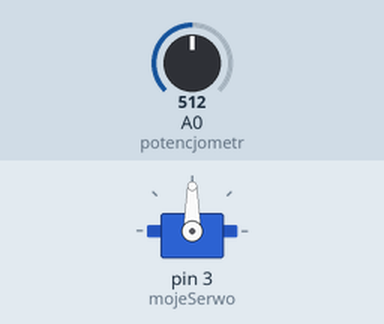
Recording of a sketch running on a simulated Arduino Uno, built with avr-gcc and run on an emulated ATmega328P. On the bench: servo. The inputs (shaded band) are chosen by the test bench; at power-on: A0 (potencjometr) = 512.

Above: at 1.2 s.
1.3 s: A0 (potencjometr) set to 716
At 2.1 s:
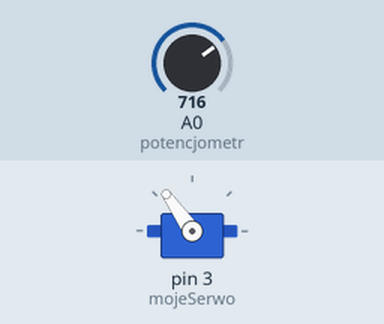
2.8 s: A0 (potencjometr) set to 900
At 4.0 s:
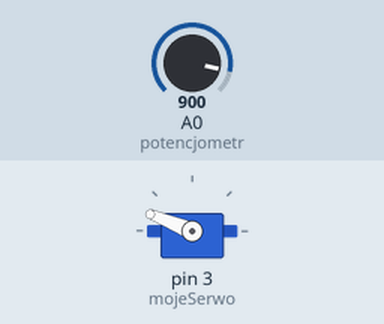
4.3 s: A0 (potencjometr) set to 1023
At 5.5 s:
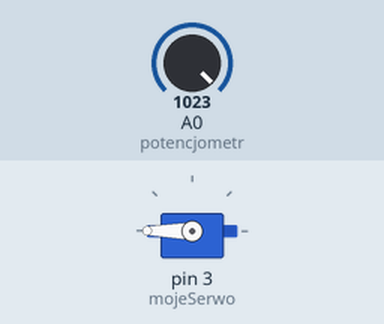
5.8 s: A0 (potencjometr) set to 306
At 6.5 s:
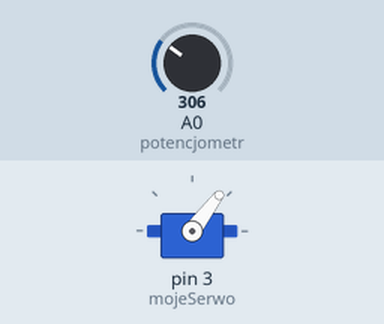
7.3 s: A0 (potencjometr) set to 122
At 7.9 s:
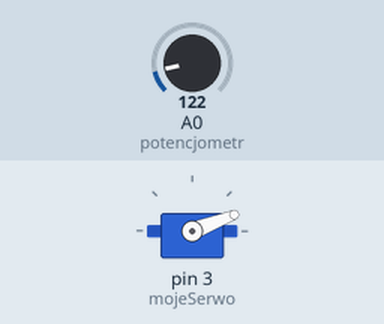
Timing chart, 0 to 9.8 s (numbered marks = the images above; inputs shaded):
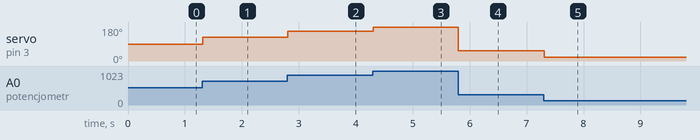

Measured:
- after the input at 1.3 s, servo on pin 3 (mojeSerwo): 90° → 125° at once
- after the input at 2.8 s, servo on pin 3 (mojeSerwo): 125° → 158° at once
- after the input at 4.3 s, servo on pin 3 (mojeSerwo): 158° → 180° at once
- after the input at 5.8 s, servo on pin 3 (mojeSerwo): 180° → 53° at once
- after the input at 7.3 s, servo on pin 3 (mojeSerwo): 53° → 21° at once

The sketch:

serowo1.ino
```cpp
#include <Servo.h>

Servo mojeSerwo;

int potencjometr = A0;
int wartosc = 0;
int kat = 0;

void setup() {
  mojeSerwo.attach(3);
}

void loop() {
  wartosc = analogRead(potencjometr);   // 0–1023
  kat = map(wartosc, 0, 1023, 0, 180);  // zamiana na 0–180

  mojeSerwo.write(kat); // ustawienie kąta
  delay(15); // małe opóźnienie dla stabilności
}
```
